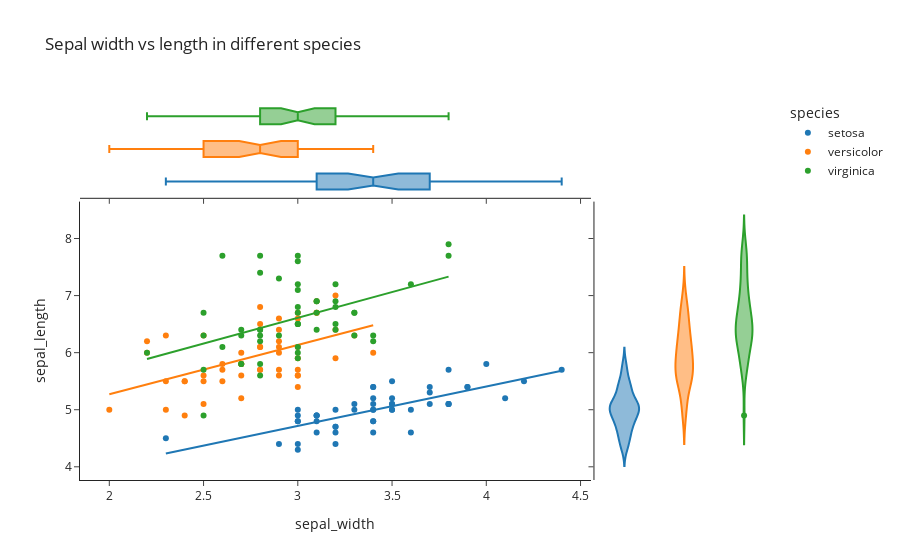

The code cell stored with this chart in its notebook:
### Markdown cell above
### 3.3 Using The New Package
Finally, it's time to use the newly installed package! Pick a dataset from the [data package](https://plotly.com/python-api-reference/generated/plotly.data.html) that is a part of Plotly. 


### 3.3.1 (10 points):

Create a graph using one of these datasets. You can use the documentation for inspiration, but try to change the variables around so you get to really experience the package! Make sure to include titles and axis labels!

### Code cell
import plotly.express as px
df = px.data.iris()
fig = px.scatter(df, x="sepal_width", y="sepal_length", color="species", marginal_y="violin",
           marginal_x="box", trendline="ols", template="simple_white", title = "Sepal width vs length in different species")
fig.show()

### Figure 1 — Plotly figure (JSON) as saved in the notebook; plotly's stock layout.template omitted (floating-point values rounded to 4 significant figures)
{"data": [{"hovertemplate": "species=setosa<br>sepal_width=%{x}<br>sepal_length=%{y}<extra></extra>", "legendgroup": "setosa", "marker": {"color": "#1F77B4", "symbol": "circle"}, "mode": "markers", "name": "setosa", "orientation": "v", "showlegend": true, "type": "scatter", "x": [3.5, 3, 3.2, 3.1, 3.6, 3.9, 3.4, 3.4, 2.9, 3.1, 3.7, 3.4, 3, 3, 4, 4.4, 3.9, 3.5, 3.8, 3.8, 3.4, 3.7, 3.6, 3.3, 3.4, 3, 3.4, 3.5, 3.4, 3.2, 3.1, 3.4, 4.1, 4.2, 3.1, 3.2, 3.5, 3.1, 3, 3.4, 3.5, 2.3, 3.2, 3.5, 3.8, 3, 3.8, 3.2, 3.7, 3.3], "xaxis": "x", "y": [5.1, 4.9, 4.7, 4.6, 5, 5.4, 4.6, 5, 4.4, 4.9, 5.4, 4.8, 4.8, 4.3, 5.8, 5.7, 5.4, 5.1, 5.7, 5.1, 5.4, 5.1, 4.6, 5.1, 4.8, 5, 5, 5.2, 5.2, 4.7, 4.8, 5.4, 5.2, 5.5, 4.9, 5, 5.5, 4.9, 4.4, 5.1, 5, 4.5, 4.4, 5, 5.1, 4.8, 5.1, 4.6, 5.3, 5], "yaxis": "y"}, {"alignmentgroup": "True", "hovertemplate": "species=setosa<br>sepal_width=%{x}<extra></extra>", "legendgroup": "setosa", "marker": {"color": "#1F77B4", "symbol": "circle"}, "name": "setosa", "notched": true, "offsetgroup": "setosa", "showlegend": false, "type": "box", "x": [3.5, 3, 3.2, 3.1, 3.6, 3.9, 3.4, 3.4, 2.9, 3.1, 3.7, 3.4, 3, 3, 4, 4.4, 3.9, 3.5, 3.8, 3.8, 3.4, 3.7, 3.6, 3.3, 3.4, 3, 3.4, 3.5, 3.4, 3.2, 3.1, 3.4, 4.1, 4.2, 3.1, 3.2, 3.5, 3.1, 3, 3.4, 3.5, 2.3, 3.2, 3.5, 3.8, 3, 3.8, 3.2, 3.7, 3.3], "xaxis": "x3", "yaxis": "y3"}, {"alignmentgroup": "True", "hovertemplate": "species=setosa<br>sepal_length=%{y}<extra></extra>", "legendgroup": "setosa", "marker": {"color": "#1F77B4", "symbol": "circle"}, "name": "setosa", "offsetgroup": "setosa", "scalegroup": "y", "showlegend": false, "type": "violin", "xaxis": "x2", "y": [5.1, 4.9, 4.7, 4.6, 5, 5.4, 4.6, 5, 4.4, 4.9, 5.4, 4.8, 4.8, 4.3, 5.8, 5.7, 5.4, 5.1, 5.7, 5.1, 5.4, 5.1, 4.6, 5.1, 4.8, 5, 5, 5.2, 5.2, 4.7, 4.8, 5.4, 5.2, 5.5, 4.9, 5, 5.5, 4.9, 4.4, 5.1, 5, 4.5, 4.4, 5, 5.1, 4.8, 5.1, 4.6, 5.3, 5], "yaxis": "y2"}, {"hovertemplate": "<b>OLS trendline</b><br>sepal_length = 0.690854 * sepal_width + 2.64466<br>R<sup>2</sup>=0.557681<br><br>species=setosa<br>sepal_width=%{x}<br>sepal_length=%{y} <b>(trend)</b><extra></extra>", "legendgroup": "setosa", "marker": {"color": "#1F77B4", "symbol": "circle"}, "mode": "lines", "name": "setosa", "showlegend": false, "type": "scatter", "x": [2.3, 2.9, 3, 3, 3, 3, 3, 3, 3.1, 3.1, 3.1, 3.1, 3.1, 3.2, 3.2, 3.2, 3.2, 3.2, 3.3, 3.3, 3.4, 3.4, 3.4, 3.4, 3.4, 3.4, 3.4, 3.4, 3.4, 3.5, 3.5, 3.5, 3.5, 3.5, 3.5, 3.6, 3.6, 3.7, 3.7, 3.7, 3.8, 3.8, 3.8, 3.8, 3.9, 3.9, 4, 4.1, 4.2, 4.4], "xaxis": "x", "y": [4.234, 4.648, 4.717, 4.717, 4.717, 4.717, 4.717, 4.717, 4.786, 4.786, 4.786, 4.786, 4.786, 4.855, 4.855, 4.855, 4.855, 4.855, 4.924, 4.924, 4.994, 4.994, 4.994, 4.994, 4.994, 4.994, 4.994, 4.994, 4.994, 5.063, 5.063, 5.063, 5.063, 5.063, 5.063, 5.132, 5.132, 5.201, 5.201, 5.201, 5.27, 5.27, 5.27, 5.27, 5.339, 5.339, 5.408, 5.477, 5.546, 5.684], "yaxis": "y"}, {"hovertemplate": "species=versicolor<br>sepal_width=%{x}<br>sepal_length=%{y}<extra></extra>", "legendgroup": "versicolor", "marker": {"color": "#FF7F0E", "symbol": "circle"}, "mode": "markers", "name": "versicolor", "orientation": "v", "showlegend": true, "type": "scatter", "x": [3.2, 3.2, 3.1, 2.3, 2.8, 2.8, 3.3, 2.4, 2.9, 2.7, 2, 3, 2.2, 2.9, 2.9, 3.1, 3, 2.7, 2.2, 2.5, 3.2, 2.8, 2.5, 2.8, 2.9, 3, 2.8, 3, 2.9, 2.6, 2.4, 2.4, 2.7, 2.7, 3, 3.4, 3.1, 2.3, 3, 2.5, 2.6, 3, 2.6, 2.3, 2.7, 3, 2.9, 2.9, 2.5, 2.8], "xaxis": "x", "y": [7, 6.4, 6.9, 5.5, 6.5, 5.7, 6.3, 4.9, 6.6, 5.2, 5, 5.9, 6, 6.1, 5.6, 6.7, 5.6, 5.8, 6.2, 5.6, 5.9, 6.1, 6.3, 6.1, 6.4, 6.6, 6.8, 6.7, 6, 5.7, 5.5, 5.5, 5.8, 6, 5.4, 6, 6.7, 6.3, 5.6, 5.5, 5.5, 6.1, 5.8, 5, 5.6, 5.7, 5.7, 6.2, 5.1, 5.7], "yaxis": "y"}, {"alignmentgroup": "True", "hovertemplate": "species=versicolor<br>sepal_width=%{x}<extra></extra>", "legendgroup": "versicolor", "marker": {"color": "#FF7F0E", "symbol": "circle"}, "name": "versicolor", "notched": true, "offsetgroup": "versicolor", "showlegend": false, "type": "box", "x": [3.2, 3.2, 3.1, 2.3, 2.8, 2.8, 3.3, 2.4, 2.9, 2.7, 2, 3, 2.2, 2.9, 2.9, 3.1, 3, 2.7, 2.2, 2.5, 3.2, 2.8, 2.5, 2.8, 2.9, 3, 2.8, 3, 2.9, 2.6, 2.4, 2.4, 2.7, 2.7, 3, 3.4, 3.1, 2.3, 3, 2.5, 2.6, 3, 2.6, 2.3, 2.7, 3, 2.9, 2.9, 2.5, 2.8], "xaxis": "x3", "yaxis": "y3"}, {"alignmentgroup": "True", "hovertemplate": "species=versicolor<br>sepal_length=%{y}<extra></extra>", "legendgroup": "versicolor", "marker": {"color": "#FF7F0E", "symbol": "circle"}, "name": "versicolor", "offsetgroup": "versicolor", "scalegroup": "y", "showlegend": false, "type": "violin", "xaxis": "x2", "y": [7, 6.4, 6.9, 5.5, 6.5, 5.7, 6.3, 4.9, 6.6, 5.2, 5, 5.9, 6, 6.1, 5.6, 6.7, 5.6, 5.8, 6.2, 5.6, 5.9, 6.1, 6.3, 6.1, 6.4, 6.6, 6.8, 6.7, 6, 5.7, 5.5, 5.5, 5.8, 6, 5.4, 6, 6.7, 6.3, 5.6, 5.5, 5.5, 6.1, 5.8, 5, 5.6, 5.7, 5.7, 6.2, 5.1, 5.7], "yaxis": "y2"}, {"hovertemplate": "<b>OLS trendline</b><br>sepal_length = 0.865078 * sepal_width + 3.53973<br>R<sup>2</sup>=0.276582<br><br>species=versicolor<br>sepal_width=%{x}<br>sepal_length=%{y} <b>(trend)</b><extra></extra>", "legendgroup": "versicolor", "marker": {"color": "#FF7F0E", "symbol": "circle"}, "mode": "lines", "name": "versicolor", "showlegend": false, "type": "scatter", "x": [2, 2.2, 2.2, 2.3, 2.3, 2.3, 2.4, 2.4, 2.4, 2.5, 2.5, 2.5, 2.5, 2.6, 2.6, 2.6, 2.7, 2.7, 2.7, 2.7, 2.7, 2.8, 2.8, 2.8, 2.8, 2.8, 2.8, 2.9, 2.9, 2.9, 2.9, 2.9, 2.9, 2.9, 3, 3, 3, 3, 3, 3, 3, 3, 3.1, 3.1, 3.1, 3.2, 3.2, 3.2, 3.3, 3.4], "xaxis": "x", "y": [5.27, 5.443, 5.443, 5.529, 5.529, 5.529, 5.616, 5.616, 5.616, 5.702, 5.702, 5.702, 5.702, 5.789, 5.789, 5.789, 5.875, 5.875, 5.875, 5.875, 5.875, 5.962, 5.962, 5.962, 5.962, 5.962, 5.962, 6.048, 6.048, 6.048, 6.048, 6.048, 6.048, 6.048, 6.135, 6.135, 6.135, 6.135, 6.135, 6.135, 6.135, 6.135, 6.221, 6.221, 6.221, 6.308, 6.308, 6.308, 6.394, 6.481], "yaxis": "y"}, {"hovertemplate": "species=virginica<br>sepal_width=%{x}<br>sepal_length=%{y}<extra></extra>", "legendgroup": "virginica", "marker": {"color": "#2CA02C", "symbol": "circle"}, "mode": "markers", "name": "virginica", "orientation": "v", "showlegend": true, "type": "scatter", "x": [3.3, 2.7, 3, 2.9, 3, 3, 2.5, 2.9, 2.5, 3.6, 3.2, 2.7, 3, 2.5, 2.8, 3.2, 3, 3.8, 2.6, 2.2, 3.2, 2.8, 2.8, 2.7, 3.3, 3.2, 2.8, 3, 2.8, 3, 2.8, 3.8, 2.8, 2.8, 2.6, 3, 3.4, 3.1, 3, 3.1, 3.1, 3.1, 2.7, 3.2, 3.3, 3, 2.5, 3, 3.4, 3], "xaxis": "x", "y": [6.3, 5.8, 7.1, 6.3, 6.5, 7.6, 4.9, 7.3, 6.7, 7.2, 6.5, 6.4, 6.8, 5.7, 5.8, 6.4, 6.5, 7.7, 7.7, 6, 6.9, 5.6, 7.7, 6.3, 6.7, 7.2, 6.2, 6.1, 6.4, 7.2, 7.4, 7.9, 6.4, 6.3, 6.1, 7.7, 6.3, 6.4, 6, 6.9, 6.7, 6.9, 5.8, 6.8, 6.7, 6.7, 6.3, 6.5, 6.2, 5.9], "yaxis": "y"}, {"alignmentgroup": "True", "hovertemplate": "species=virginica<br>sepal_width=%{x}<extra></extra>", "legendgroup": "virginica", "marker": {"color": "#2CA02C", "symbol": "circle"}, "name": "virginica", "notched": true, "offsetgroup": "virginica", "showlegend": false, "type": "box", "x": [3.3, 2.7, 3, 2.9, 3, 3, 2.5, 2.9, 2.5, 3.6, 3.2, 2.7, 3, 2.5, 2.8, 3.2, 3, 3.8, 2.6, 2.2, 3.2, 2.8, 2.8, 2.7, 3.3, 3.2, 2.8, 3, 2.8, 3, 2.8, 3.8, 2.8, 2.8, 2.6, 3, 3.4, 3.1, 3, 3.1, 3.1, 3.1, 2.7, 3.2, 3.3, 3, 2.5, 3, 3.4, 3], "xaxis": "x3", "yaxis": "y3"}, {"alignmentgroup": "True", "hovertemplate": "species=virginica<br>sepal_length=%{y}<extra></extra>", "legendgroup": "virginica", "marker": {"color": "#2CA02C", "symbol": "circle"}, "name": "virginica", "offsetgroup": "virginica", "scalegroup": "y", "showlegend": false, "type": "violin", "xaxis": "x2", "y": [6.3, 5.8, 7.1, 6.3, 6.5, 7.6, 4.9, 7.3, 6.7, 7.2, 6.5, 6.4, 6.8, 5.7, 5.8, 6.4, 6.5, 7.7, 7.7, 6, 6.9, 5.6, 7.7, 6.3, 6.7, 7.2, 6.2, 6.1, 6.4, 7.2, 7.4, 7.9, 6.4, 6.3, 6.1, 7.7, 6.3, 6.4, 6, 6.9, 6.7, 6.9, 5.8, 6.8, 6.7, 6.7, 6.3, 6.5, 6.2, 5.9], "yaxis": "y2"}, {"hovertemplate": "<b>OLS trendline</b><br>sepal_length = 0.901534 * sepal_width + 3.90684<br>R<sup>2</sup>=0.209057<br><br>species=virginica<br>sepal_width=%{x}<br>sepal_length=%{y} <b>(trend)</b><extra></extra>", "legendgroup": "virginica", "marker": {"color": "#2CA02C", "symbol": "circle"}, "mode": "lines", "name": "virginica", "showlegend": false, "type": "scatter", "x": [2.2, 2.5, 2.5, 2.5, 2.5, 2.6, 2.6, 2.7, 2.7, 2.7, 2.7, 2.8, 2.8, 2.8, 2.8, 2.8, 2.8, 2.8, 2.8, 2.9, 2.9, 3, 3, 3, 3, 3, 3, 3, 3, 3, 3, 3, 3, 3.1, 3.1, 3.1, 3.1, 3.2, 3.2, 3.2, 3.2, 3.2, 3.3, 3.3, 3.3, 3.4, 3.4, 3.6, 3.8, 3.8], "xaxis": "x", "y": [5.89, 6.161, 6.161, 6.161, 6.161, 6.251, 6.251, 6.341, 6.341, 6.341, 6.341, 6.431, 6.431, 6.431, 6.431, 6.431, 6.431, 6.431, 6.431, 6.521, 6.521, 6.611, 6.611, 6.611, 6.611, 6.611, 6.611, 6.611, 6.611, 6.611, 6.611, 6.611, 6.611, 6.702, 6.702, 6.702, 6.702, 6.792, 6.792, 6.792, 6.792, 6.792, 6.882, 6.882, 6.882, 6.972, 6.972, 7.152, 7.333, 7.333], "yaxis": "y"}], "layout": {"legend": {"title": {"text": "species"}, "tracegroupgap": 0}, "title": {"text": "Sepal width vs length in different species"}, "xaxis": {"anchor": "y", "domain": [0, 0.7363], "title": {"text": "sepal_width"}}, "xaxis2": {"anchor": "y2", "domain": [0.7413, 1], "matches": "x2", "showline": false, "showticklabels": false, "ticks": ""}, "xaxis3": {"anchor": "y3", "domain": [0, 0.7363], "matches": "x", "showticklabels": false}, "xaxis4": {"anchor": "y4", "domain": [0.7413, 1], "matches": "x2", "showline": false, "showticklabels": false, "ticks": ""}, "yaxis": {"anchor": "x", "domain": [0, 0.7326], "title": {"text": "sepal_length"}}, "yaxis2": {"anchor": "x2", "domain": [0, 0.7326], "matches": "y", "showticklabels": false}, "yaxis3": {"anchor": "x3", "domain": [0.7426, 1], "matches": "y3", "showline": false, "showticklabels": false, "ticks": ""}, "yaxis4": {"anchor": "x4", "domain": [0.7426, 1], "matches": "y3", "showline": false, "showticklabels": false, "ticks": ""}}}
